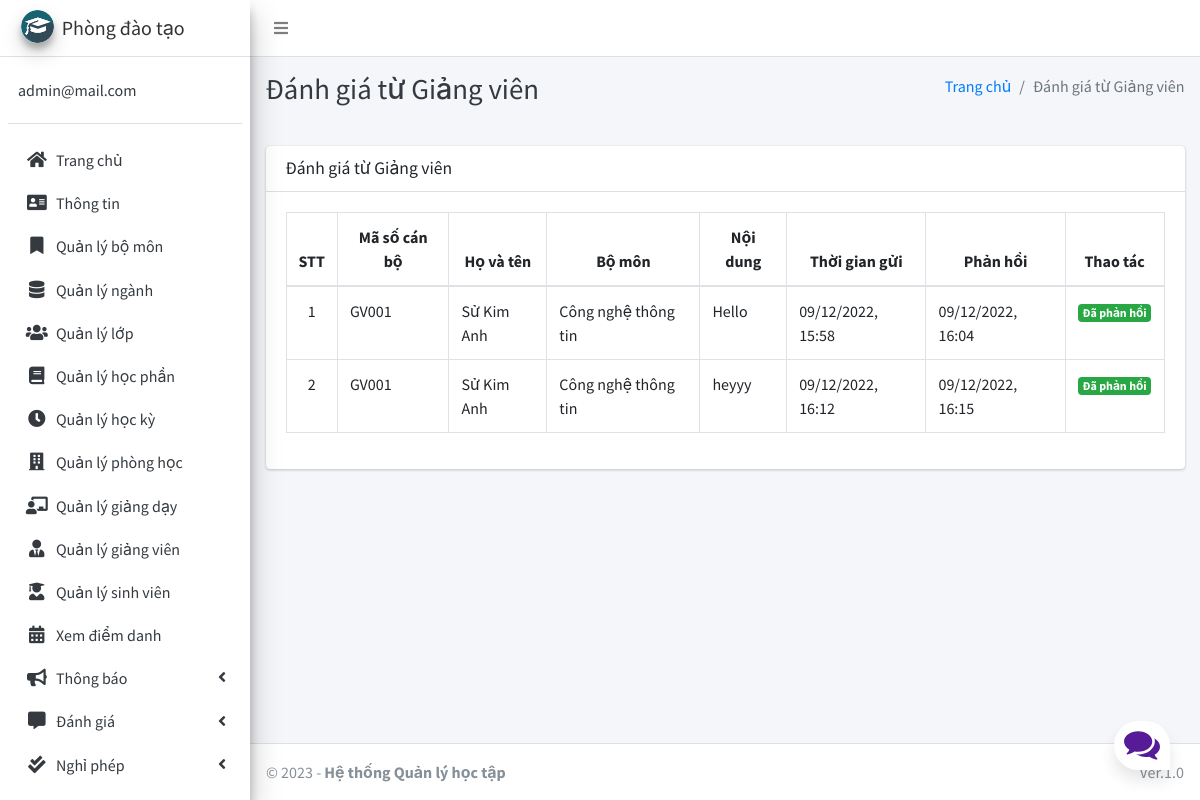
The app's page /staff/view/feedback/ (signed in) with its own data.
### main_app/models.py (models this page shows, shortened)
class CustomUser(AbstractUser):
    USER_TYPE = ((1, "PDT"), (2, "GV"), (3, "SV"))
    id = models.CharField(primary_key='True', max_length=10)
    username = None  # Removed username, using email instead
    email = models.EmailField(unique=True)
    user_type = models.CharField(default=1, choices=USER_TYPE, max_length=1)
    fcm_token = models.TextField(default="")  # For firebase notifications
    USERNAME_FIELD = "email"
    REQUIRED_FIELDS = []
    objects = CustomUserManager()

class FeedbackStaff(models.Model):
    staff = models.ForeignKey(Staff, on_delete=models.CASCADE)
    feedback = models.TextField()
    reply = models.TextField()
    created_at = models.DateTimeField(auto_now_add=True)
    updated_at = models.DateTimeField(auto_now=True)

class Staff(models.Model):
    admin = models.OneToOneField(CustomUser, primary_key='True', on_delete=models.CASCADE, blank=False)
    last_name = models.CharField(max_length=200)
    first_name = models.CharField(max_length=200)
    profile_pic = models.ImageField(null=True, blank=True, upload_to="images/")
    gender = models.CharField(max_length=3, choices=gender_choice)
    dob = models.DateField(null=True)
    pob = models.CharField(max_length=200, null=True)
    level = models.CharField(max_length=30, choices=level_choice)
    number = models.CharField(max_length=15, null=True)
    address = models.TextField(null=True)
    major = models.ForeignKey(Major, on_delete=models.DO_NOTHING, null=True, blank=False)
    department = models.ForeignKey(Department, on_delete=models.DO_NOTHING, null=True, blank=False)

class Major(models.Model):
    id = models.CharField(primary_key='True', max_length=50)
    name = models.CharField(max_length=120)
    department = models.ForeignKey(Department, on_delete=models.DO_NOTHING, null=True, blank=False)
    def __str__(self):
        return self.name

### main_app/hod_views.py (the view, shortened to what this page needs)
# urls.py: path("staff/view/feedback/", hod_views.staff_feedback_message,
@csrf_exempt
def staff_feedback_message(request):
    if request.method != 'POST':
        feedbacks = FeedbackStaff.objects.all()
        context = {
            'feedbacks': feedbacks,
            'page_title': 'Đánh giá từ Giảng viên'
        }
        return render(request, 'hod_template/staff_feedback_template.html', context)

### main_app/templates/hod_template/staff_feedback_template.html (shortened to what this page needs)
{% extends 'main_app/base.html' %}
{% load static %}
{% block page_title %}{{page_title}}{% endblock page_title %}
{% block content %}
<section class="content">
    <div class="container-fluid">
        <div class="row">
            <div class="col-md-12">
                <div class="card">
                    <div class="card-header">
                        <h3 class="card-title">{{page_title}}</h3>
                    </div>
                    <div class="table card-body">
                        <table class="table table-bordered table-hover">
                        <thead class="text-center">
                            <tr>
                                <th>STT</th>
                                <th>Mã số cán bộ</th>
                                <th>Họ và tên</th>
                                <th>Bộ môn</th>
                                <th>Nội dung</th>
                                <th>Thời gian gửi</th>
                                <th>Phản hồi</th>
                                <th>Thao tác</th>
                            </tr>
                            </thead>
                            {% for feedback in  feedbacks %}
                              <tr>
                                  <td class="text-center">{{forloop.counter}}</td>
                                  <td>{{feedback.staff.admin_id}}</td>
                                  <td>{{feedback.staff.last_name}} {{feedback.staff.first_name}}</td>
                                  <td>{{feedback.staff.major}}</td>
                                  <td>{{feedback.feedback}}</td>
                                    {% if feedback.reply == "" %}
                                    <td>{{feedback.created_at|date:"d/m/Y, H:i"}}</td>
                                    <td class="text-center"><span  class='badge badge-warning'>Đang chờ phản hồi</span></td>
                                         <td class="text-center"> <button data-toggle = "modal" data-target = "#reply_modal" value="{{feedback.id}}" class="btn btn-success reply_open_modal">Phản hồi</button>
                                        {% else %}
                                        <td>{{feedback.created_at|date:"d/m/Y, H:i"}}</td>
                                        <td>{{feedback.updated_at|date:"d/m/Y, H:i"}}</td>
                                        <td class="text-center"><span  class='badge badge-success'>Đã phản hồi</span></td>
                                    {% endif %}
                              </tr>
                            {% endfor %}
                        </table>
                    </div>
                    </div>
            </div>
        </div>
    </div>
</section>
{% endblock content %}

### main_app/templates/main_app/sidebar_template.html (shortened to what this page needs)
{% load static %}
<aside class="main-sidebar sidebar-light-blue elevation-4">
    {% if request.user.user_type == '1' %}
        <a href="{% url 'admin_home' %}" class="brand-link">
            <img src="{% static 'dist/img/cmsl.png' %} " alt="AdminLTE Logo"
                 class="brand-image img-circle elevation-3">
            <span class="brand-text">Phòng đào tạo</span>
        </a>
        <div class="sidebar">
        <div class="user-panel mt-3 pb-3 mb-3 d-flex">
            <div class="info">
                <a href="#" class="d-block">{{ user }}</a>
            </div>
        </div>
        <nav class="mt-2">
        <ul class="nav nav-pills nav-sidebar flex-column" data-widget="treeview" role="menu" data-accordion="false">
        <li class="nav-item">
            {% url 'admin_home' as admin_home %}
            <a href="{{ admin_home }}" class="nav-link {% if admin_home == request.path %} active {% endif %}">
                <i class="nav-icon fas fa-home"></i>
                <p>
                    Trang chủ
                </p>
            </a>
        </li>
        <li class="nav-item">
            {% url 'admin_view_profile' as admin_view_profile %}
            <a href="{{ admin_view_profile }}"
               class="nav-link {% if admin_view_profile == request.path %} active {% endif %}">
                <i class="nav-icon fas fa-address-card"></i>
                <p>
                    Thông tin
                </p>
            </a>
        </li>
        <li class="nav-item">
            {% url 'manage_department' as manage_department %}
            <a href="{{ manage_department }}" class="nav-link {% if manage_department == request.path %} active {% endif %}">
                <i class="nav-icon fas fa-bookmark"></i>
                <p>
                    Quản lý bộ môn
                </p>
            </a>
        </li>
                <li class="nav-item">
                    {% url 'manage_major' as manage_major %}
                    {% url 'edit_major' department_id as edit_major %}
                    <a href="{{ manage_major }}"
                       class="nav-link  {% if edit_major == request.path or manage_major == request.path %} active {% endif %}">
                        <i class="nav-icon fas fa-database"></i>
                        <p>
                            Quản lý ngành
                        </p>
                    </a>
                </li>
                        <li class="nav-item">
                    {% url 'manage_grade' as manage_grade %}
                    {% url 'edit_grade' department_id as edit_grade %}
                    <a href="{{ manage_grade }}"
                       class="nav-link  {% if edit_grade == request.path or manage_grade == request.path %} active {% endif %}">
                        <i class="nav-icon fas fa-users"></i>
                        <p>
                            Quản lý lớp
                        </p>
                    </a>
                </li>
                        <li class="nav-item">
                    {% url 'manage_subject' as manage_subject %}
                    {% url 'edit_subject' subject_id as edit_subject %}
                    <a href="{{ manage_subject }}"
                       class="nav-link  {% if edit_subject == request.path or manage_subject == request.path %} active {% endif %}">
                        <i class="nav-icon fas fa-book"></i>
                        <p>
                            Quản lý học phần
                        </p>
                    </a>
                </li>
                        <li class="nav-item">
                    {% url 'manage_session' as manage_session %}
                    {% url 'edit_session' session_id as edit_session %}
                    <a href="{{ manage_session }}"
                       class="nav-link  {% if edit_session == request.path or manage_session == request.path %} active {% endif %}">
                        <i class="nav-icon fas fa-clock"></i>
                        <p>
                            Quản lý học kỳ
                        </p>
                    </a>
                </li>
                        <li class="nav-item">
                    {% url 'manage_room' as manage_room %}
                    {% url 'edit_room' room_id as edit_room %}
                    <a href="{{ manage_room }}"
                       class="nav-link {% if manage_room == request.path or request.path == edit_room %} active {% endif %}">
                        <i class="fas fa-building nav-icon"></i>
                        <p>
                            Quản lý phòng học
                        </p>
                    </a>
                </li>
                        <li class="nav-item">
                    {% url 'manage_assign' as manage_assign %}
                    {% url 'edit_assign' assign_id as edit_assign %}
                    <a href="{{ manage_assign }}"
                       class="nav-link {% if manage_assign == request.path or request.path == edit_assign %} active {% endif %}">
                        <i class="nav-icon fas fa-chalkboard-teacher"></i>
                        <p>
                            Quản lý giảng dạy
                        </p>
                    </a>
                </li>
                <li class="nav-item">
            {% url 'manage_staff' as manage_staff %}
            {% url 'edit_staff' staff_id as edit_staff %}
            <a href="{{ manage_staff }}"
               class="nav-link {% if manage_staff == request.path or request.path == edit_staff %} active {% endif %}">
                <i class="nav-icon fas fa-user-tie"></i>
                <p>
                    Quản lý giảng viên
                </p>
            </a>
        </li>
        <li class="nav-item">
            {% url 'manage_student' as manage_student %}
            {% url 'edit_student' student_id as edit_student %}
            <a href="{{ manage_student }}"
               class="nav-link  {% if edit_student == request.path or manage_student == request.path %} active {% endif %}">
                <i class="nav-icon fas fa-user-graduate"></i>
                <p>
                    Quản lý sinh viên
                </p>
            </a>
        </li>
        <li class="nav-item">
            {% url 'admin_view_attendance' as admin_view_attendance %}
            <a href="{{ admin_view_attendance }}"
               class="nav-link  {% if admin_view_attendance == request.path %} active {% endif %}">
                <i class="nav-icon fas fa-calendar-alt"></i>
                <p>
                    Xem điểm danh
                </p>
            </a>
        </li>
        <li class="nav-item has-treeview">
            <a href="#" class="nav-link">
                <i class="nav-icon fas fa-bullhorn"></i>
                <p>
                    Thông báo
                    <i class="fas fa-angle-left right"></i>
                </p>
            </a>
        </li>
                <li class="nav-item has-treeview">
            <a href="#" class="nav-link">
                <i class="nav-icon fas fa-comment-alt"></i>
                <p>
                    Đánh giá
                    <i class="fas fa-angle-left right"></i>
                </p>
            </a>
        </li>
                <li class="nav-item has-treeview">
            <a href="#" class="nav-link">
                <i class="nav-icon fas fa-check-double"></i>
                <p>
                    Nghỉ phép
                    <i class="fas fa-angle-left right"></i>
                </p>
            </a>
        </li>
    {% endif %}
    <li class="nav-item">
        <a href="{% url 'user_logout' %}"
           onclick="return confirm('Bạn có chắc chắn muốn đăng xuất?')"
           class="nav-link">
        </a>
    </li>
    </ul>
    </nav>
    </div>
</aside>

### main_app/static/style.css (style rules this page uses)
* { box-sizing: border-box; margin: 0; padding: 0; }
body { font-family: 'Nunito', sans-serif; font-weight: 400; font-size: 100%; background: #F1F1F1; }
*, html { --primaryGradient: linear-gradient(93.12deg, #581B98 0.52%, #9C1DE7 100%); --secondaryGradient: linear-gradient(268.91deg, #581B98 -2.14%, #9C1DE7 99.69%); --primaryBoxShadow: 0px 10px 15px rgba(0, 0, 0, 0.1); --secondaryBoxShadow: 0px -10px 15px rgba(0, 0, 0, 0.1); --primary: #581B98; }

### records on screen
CustomUser: email "admin@mail.com"
FeedbackStaff: staff.admin_id "GV001", staff.last_name "Sử Kim", staff.first_name "Anh", staff.major "Công nghệ thông tin", feedback "Hello", created_at "09/12/2022, 15:58", updated_at "09/12/2022, 16:04"
FeedbackStaff: staff.admin_id "GV001", staff.last_name "Sử Kim", staff.first_name "Anh", staff.major "Công nghệ thông tin", feedback "heyyy", created_at "09/12/2022, 16:12", updated_at "09/12/2022, 16:15"

### other values on screen
{{ page_title }} "Đánh giá từ Giảng viên"
